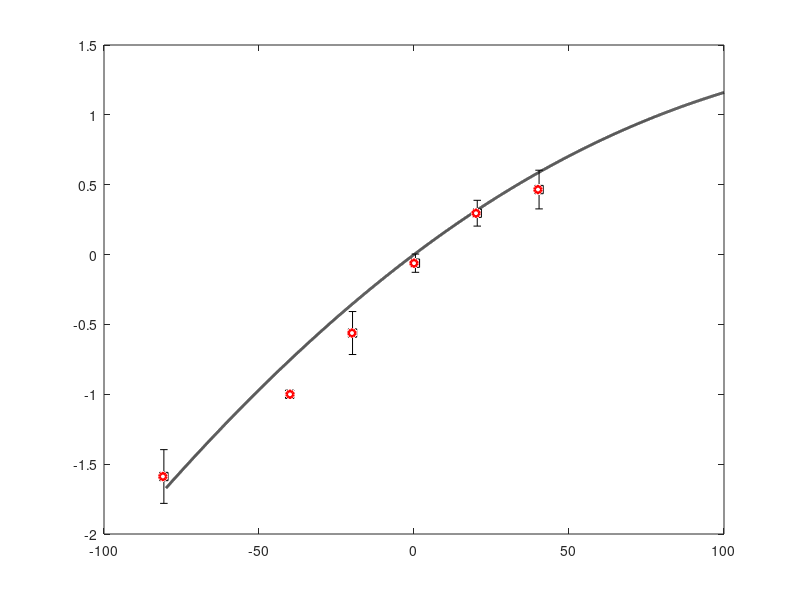

Write MATLAB code to recreate this figure. (Note: this script raises an error after producing the figure.)
clc
close all
clear all
load gluvolt.csv
load ivglutamate1.csv;
load errorbargluvolt.csv
%f=csvread('ivglutamate1.csv');
f=csvread('gluvolt.csv');
x=round(f(:,1));
y=f(:,2);
diff=errorbargluvolt(:,2)-gluvolt(:,2);
%diff(end+1,:)=0;

fu= @ (b,x) b(1).* x./(1+exp(b(2).*x));%+ b(3);
b0= [0.82 0.06];% -0.2];

[b,resnorm,residual,exitflag,output]=lsqcurvefit(fu,b0,x,y);


xa=[-80:0.01:100];
figure
h(1)=plot(x,y,'ro','MarkerSize',5,'MarkerEdgecolor','r','MarkerFaceColor','w',...
    'LineWidth',2,...
    'DisplayName','EXP');
hold on
h(2)=plot(xa,fu(b,xa),'-k','MarkerSize',5,...
    'LineWidth',2,...
    'DisplayName','SIM');
%plot(x,residual)
errorbar(gluvolt(:,1),gluvolt(:,2),diff,'ks','MarkerSize',1.5,'MarkerEdgecolor','k',...
    'MarkerFaceColor',[0 0 0]','LineWidth',1)
hold off
ax=gca;
xlabel('Voltage (mV)','FontName','Times New Roman','FontSize',12,'FontWeight','bold','Color','k')
ylabel('I/Imax','FontName','Times New Roman','FontSize',12,'FontWeight','bold','Color','k')
ytickformat('%.0f')
xtickformat('%.0f')
legend(h([1,2]),'FontName','Times New Roman','FontSize',12,'FontWeight','bold','LineWidth',2)
legend 'boxoff'
%title('Astrocyte cortex','FontName','Times New Roman','FontSize',14,'FontWeight','bold','Color','black')
% 
%a = get(gca,'XTickLabel');
%set(gca,'XTickLabel',a,'FontName','Times New Roman','fontsize',18','FontWeight','bold','LineWidth',2.5)
ax.XAxis.FontSize = 12;
ax.XAxis.FontWeight = 'bold';
ax.XAxis.Color='black';
ax.XAxis.LineWidth=2;
ax.XAxis.FontName='Times new Roman';
ax.YAxis.LineWidth = 2;
ax.YAxis.FontWeight='bold';
ax.YAxis.FontSize=12;
ax.YAxis.FontName='Times new Roman';
ax.YAxis.Color='black';
ax.XLim=[-100,100];
ax.YLim=[-3,2];
xticks(-100:50:100);
yticks(-3:1:2);
 set(gca, 'box', 'off')
hold off